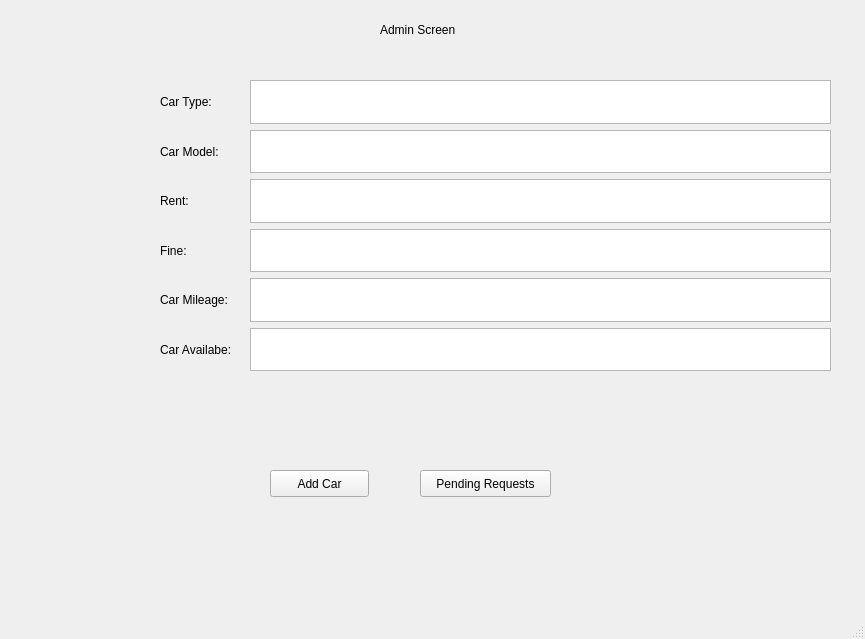
<?xml version="1.0" encoding="UTF-8"?>
<ui version="4.0">
 <class>MainWindow</class>
 <widget class="QMainWindow" name="MainWindow">
  <property name="geometry">
   <rect>
    <x>0</x>
    <y>0</y>
    <width>865</width>
    <height>639</height>
   </rect>
  </property>
  <property name="windowTitle">
   <string>MainWindow</string>
  </property>
  <widget class="QWidget" name="centralwidget">
   <widget class="QLabel" name="label">
    <property name="geometry">
     <rect>
      <x>380</x>
      <y>20</y>
      <width>101</width>
      <height>20</height>
     </rect>
    </property>
    <property name="text">
     <string>Admin Screen</string>
    </property>
   </widget>
   <widget class="QWidget" name="verticalLayoutWidget">
    <property name="geometry">
     <rect>
      <x>160</x>
      <y>80</y>
      <width>90</width>
      <height>291</height>
     </rect>
    </property>
    <layout class="QVBoxLayout" name="verticalLayout">
     <item>
      <widget class="QLabel" name="label_2">
       <property name="text">
        <string>Car Type:</string>
       </property>
      </widget>
     </item>
     <item>
      <widget class="QLabel" name="label_3">
       <property name="text">
        <string>Car Model:</string>
       </property>
      </widget>
     </item>
     <item>
      <widget class="QLabel" name="label_4">
       <property name="text">
        <string>Rent:</string>
       </property>
      </widget>
     </item>
     <item>
      <widget class="QLabel" name="label_8">
       <property name="text">
        <string>Fine:</string>
       </property>
      </widget>
     </item>
     <item>
      <widget class="QLabel" name="label_9">
       <property name="text">
        <string>Car Mileage:</string>
       </property>
      </widget>
     </item>
     <item>
      <widget class="QLabel" name="label_6">
       <property name="text">
        <string>Car Availabe:</string>
       </property>
      </widget>
     </item>
    </layout>
   </widget>
   <widget class="QWidget" name="verticalLayoutWidget_2">
    <property name="geometry">
     <rect>
      <x>250</x>
      <y>80</y>
      <width>581</width>
      <height>291</height>
     </rect>
    </property>
    <layout class="QVBoxLayout" name="verticalLayout_2">
     <item>
      <widget class="QTextEdit" name="carType"/>
     </item>
     <item>
      <widget class="QTextEdit" name="carModel"/>
     </item>
     <item>
      <widget class="QTextEdit" name="rent"/>
     </item>
     <item>
      <widget class="QTextEdit" name="fine"/>
     </item>
     <item>
      <widget class="QTextEdit" name="carMileage"/>
     </item>
     <item>
      <widget class="QTextEdit" name="available"/>
     </item>
    </layout>
   </widget>
   <widget class="QPushButton" name="request">
    <property name="geometry">
     <rect>
      <x>420</x>
      <y>470</y>
      <width>131</width>
      <height>27</height>
     </rect>
    </property>
    <property name="text">
     <string>Pending Requests</string>
    </property>
   </widget>
   <widget class="QPushButton" name="addCar">
    <property name="geometry">
     <rect>
      <x>270</x>
      <y>470</y>
      <width>99</width>
      <height>27</height>
     </rect>
    </property>
    <property name="text">
     <string>Add Car</string>
    </property>
   </widget>
  </widget>
  <widget class="QMenuBar" name="menubar">
   <property name="geometry">
    <rect>
     <x>0</x>
     <y>0</y>
     <width>865</width>
     <height>25</height>
    </rect>
   </property>
  </widget>
  <widget class="QStatusBar" name="statusbar"/>
 </widget>
 <resources/>
 <connections/>
</ui>
